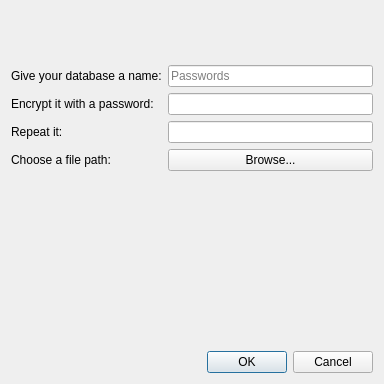
<?xml version="1.0" encoding="UTF-8"?>
<ui version="4.0">
 <class>Dialog</class>
 <widget class="QDialog" name="Dialog">
  <property name="geometry">
   <rect>
    <x>0</x>
    <y>0</y>
    <width>384</width>
    <height>384</height>
   </rect>
  </property>
  <property name="sizePolicy">
   <sizepolicy hsizetype="Maximum" vsizetype="Maximum">
    <horstretch>0</horstretch>
    <verstretch>0</verstretch>
   </sizepolicy>
  </property>
  <property name="maximumSize">
   <size>
    <width>512</width>
    <height>512</height>
   </size>
  </property>
  <property name="windowTitle">
   <string>Create new database...</string>
  </property>
  <layout class="QVBoxLayout" name="verticalLayout">
   <item>
    <layout class="QHBoxLayout" name="iconLayout">
     <item>
      <spacer name="leftSpacer">
       <property name="orientation">
        <enum>Qt::Horizontal</enum>
       </property>
       <property name="sizeHint" stdset="0">
        <size>
         <width>40</width>
         <height>20</height>
        </size>
       </property>
      </spacer>
     </item>
     <item>
      <widget class="QLabel" name="titleIcon">
       <property name="sizePolicy">
        <sizepolicy hsizetype="Fixed" vsizetype="Fixed">
         <horstretch>0</horstretch>
         <verstretch>0</verstretch>
        </sizepolicy>
       </property>
       <property name="minimumSize">
        <size>
         <width>48</width>
         <height>48</height>
        </size>
       </property>
       <property name="maximumSize">
        <size>
         <width>48</width>
         <height>48</height>
        </size>
       </property>
       <property name="text">
        <string/>
       </property>
       <property name="pixmap">
        <pixmap>../icons/app.svg</pixmap>
       </property>
       <property name="scaledContents">
        <bool>true</bool>
       </property>
      </widget>
     </item>
     <item>
      <spacer name="rightSpacer">
       <property name="orientation">
        <enum>Qt::Horizontal</enum>
       </property>
       <property name="sizeHint" stdset="0">
        <size>
         <width>40</width>
         <height>20</height>
        </size>
       </property>
      </spacer>
     </item>
    </layout>
   </item>
   <item>
    <layout class="QFormLayout" name="formLayout">
     <item row="0" column="0">
      <widget class="QLabel" name="nameLabel">
       <property name="text">
        <string>Give your database a name:</string>
       </property>
      </widget>
     </item>
     <item row="0" column="1">
      <widget class="QLineEdit" name="nameEdit">
       <property name="placeholderText">
        <string>Passwords</string>
       </property>
      </widget>
     </item>
     <item row="1" column="0">
      <widget class="QLabel" name="passwordLabel">
       <property name="text">
        <string>Encrypt it with a password:</string>
       </property>
      </widget>
     </item>
     <item row="1" column="1">
      <widget class="QLineEdit" name="passwordEdit"/>
     </item>
     <item row="2" column="0">
      <widget class="QLabel" name="repeatLabel">
       <property name="text">
        <string>Repeat it:</string>
       </property>
      </widget>
     </item>
     <item row="2" column="1">
      <widget class="QLineEdit" name="repeatEdit"/>
     </item>
     <item row="3" column="0">
      <widget class="QLabel" name="browseLabel">
       <property name="text">
        <string>Choose a file path:</string>
       </property>
      </widget>
     </item>
     <item row="3" column="1">
      <widget class="QPushButton" name="browseButton">
       <property name="text">
        <string>Browse...</string>
       </property>
      </widget>
     </item>
    </layout>
   </item>
   <item>
    <widget class="QLabel" name="errorLabel">
     <property name="text">
      <string/>
     </property>
     <property name="alignment">
      <set>Qt::AlignCenter</set>
     </property>
    </widget>
   </item>
   <item>
    <widget class="QDialogButtonBox" name="buttonBox">
     <property name="standardButtons">
      <set>QDialogButtonBox::Cancel|QDialogButtonBox::Ok</set>
     </property>
    </widget>
   </item>
  </layout>
 </widget>
 <resources/>
 <connections/>
</ui>
